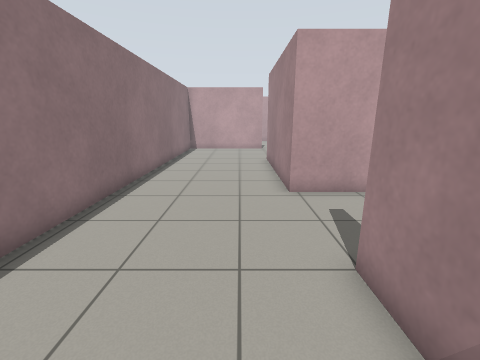
view 1 (above)

24 first-person views from a walk through a robot-simulator world made for Gazebo. The camera is 1.2 m above the floor, tilts 14° down and sees 90° across. The floor is counted in squares, 0.5 m on a side. Each view is taken from the middle of a square. On the plan, view 1 faces up. The plan holds only what a view shows up to about 16 squares ahead; the rest is blank.

view 2
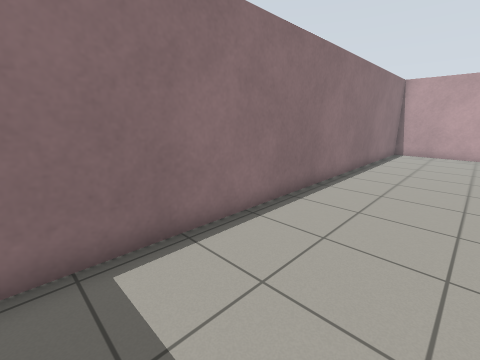

view 3
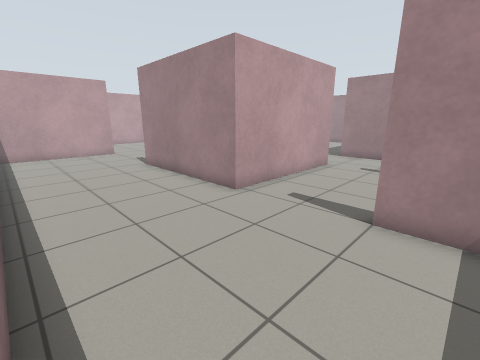

view 4
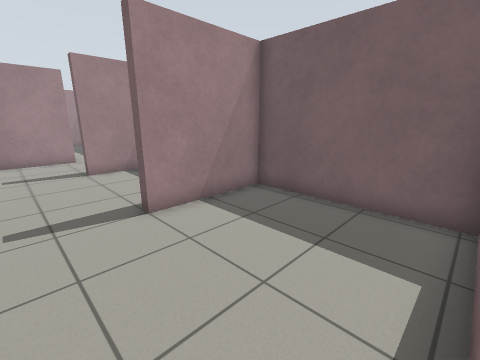

view 5
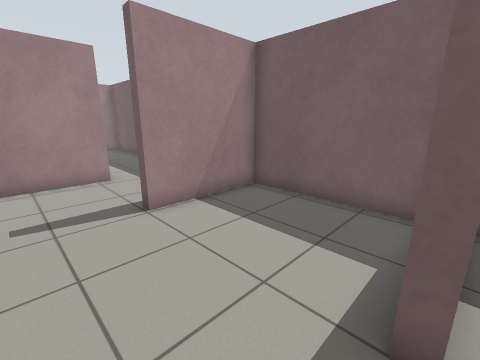

view 6
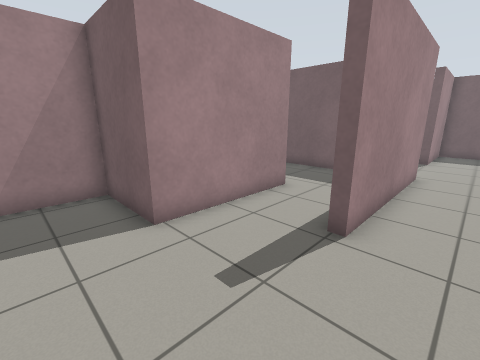

view 7
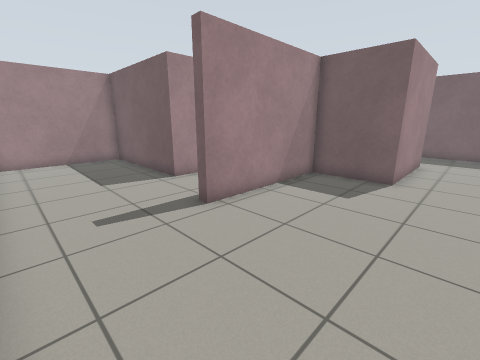

view 8
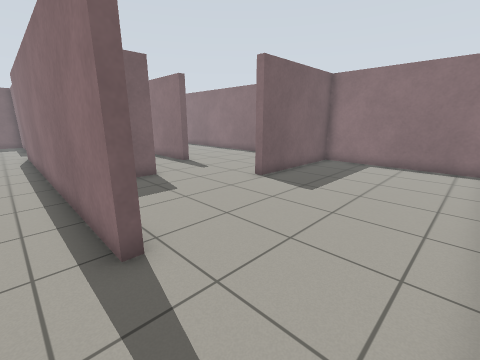

view 9
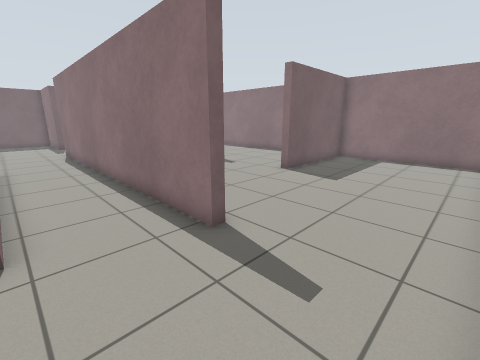

view 10
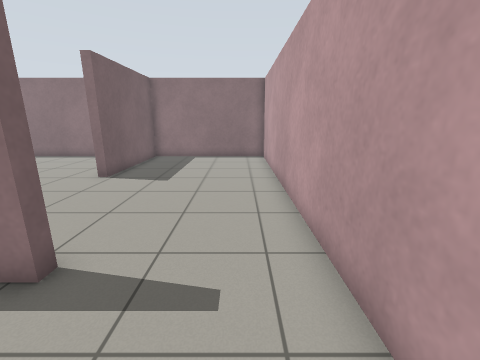

view 11
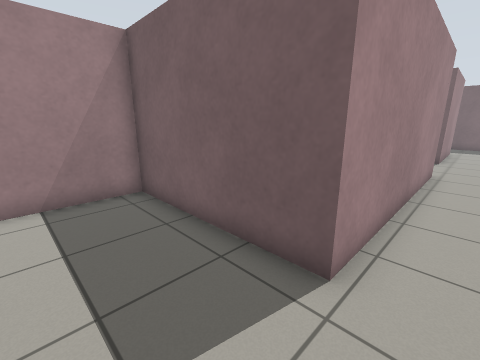

view 12
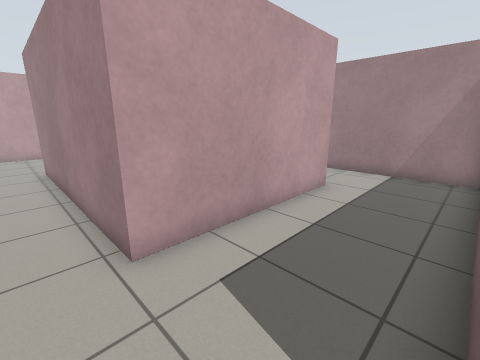

view 13
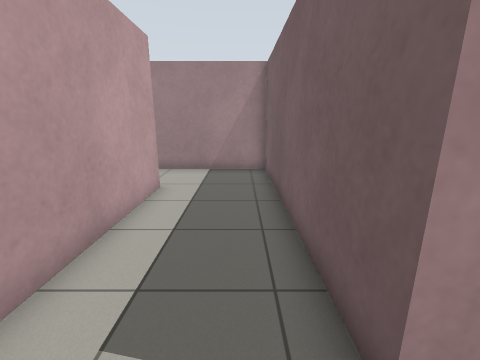

view 14
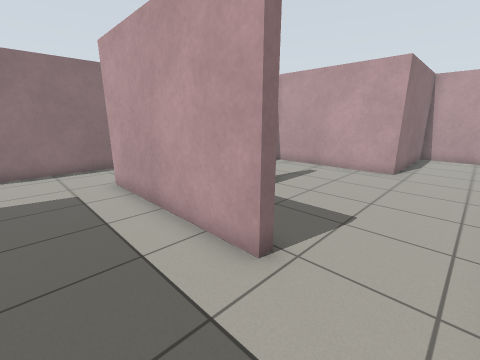

view 15
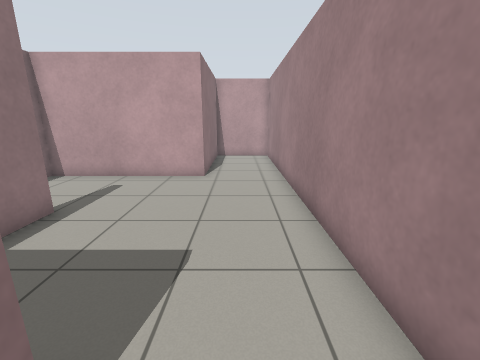

view 16
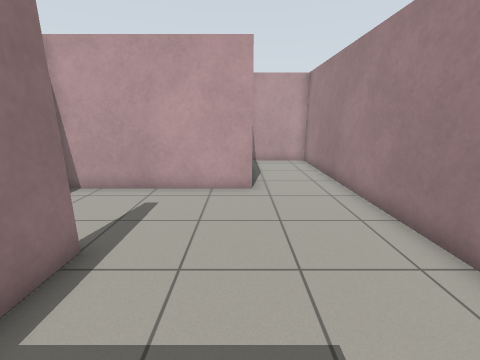

view 17
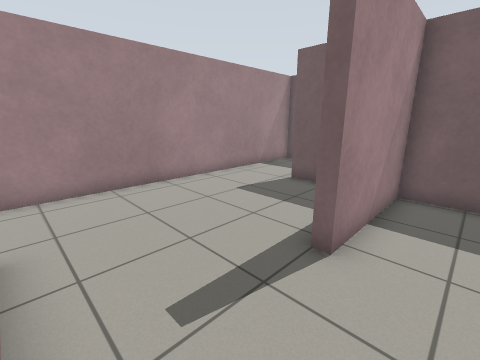

view 18
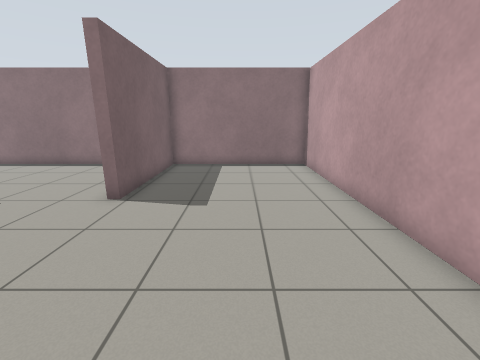

view 19
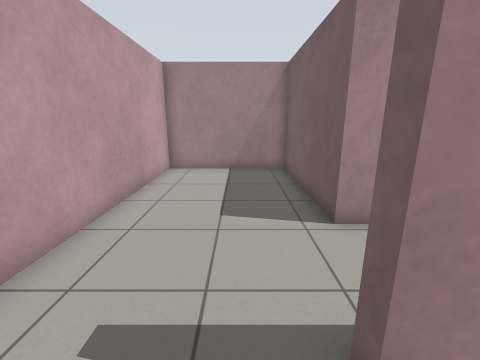

view 20
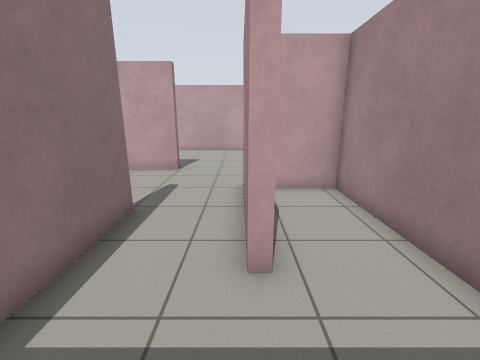

view 21
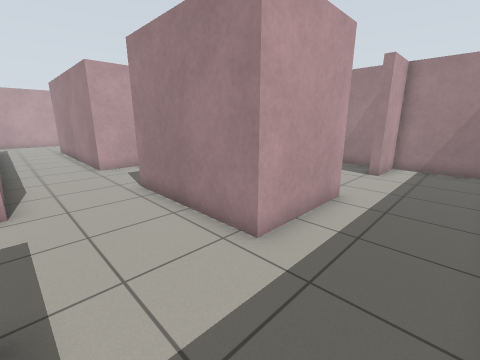

view 22
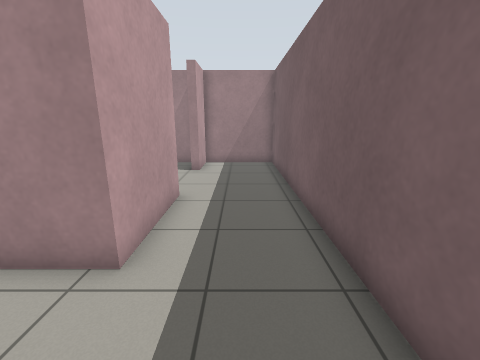

view 23
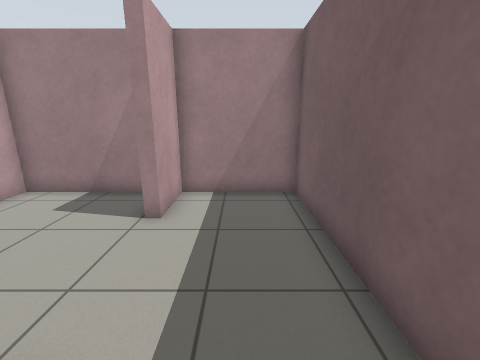

view 24
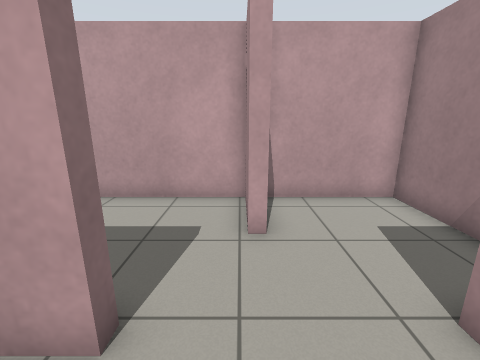

### Floor plan
Points are (right, up) in squares from view 1. A wall is a line through its corners. A room is listed if a view was taken in it or the views show most of it. See-through windows are left out.
Room 1 (views 1, 2, 3, 4, 6)
walls: (1.7, 7.9) (1.7, 15.2) (2.1, 15.2) (2.1, 11.5); (2.9, 8.3) (4.4, 8.3); (5.1, 12.4) (5.1, 17.7); (-4.3, 20.4) (-4.3, 0.6); (0.4, 20.9) (-4.1, 20.9); (-4.4, -0.9) (1.9, -0.9) (1.9, 3.5)
ways out: opening at (2, 5.5) to room 2; opening at (2.5, 18.8) to room 3; opening at (5, 10.5) to room 7
Room 2 (view 5)
walls: (1.9, 3.5) (2.4, 3.5); (7.6, 7.9) (1.7, 7.9); (2.8, -0.9) (8.1, -0.9) (8.1, 3.5)
ways out: opening at (2, 5.5) to room 1; opening at (8, 5.5) to room 4
Room 3 (views 7, 19)
walls: (5.1, 17.7) (8.4, 17.7) (8.4, 23.9); (8.6, 28.6) (-4.3, 28.6) (-4.3, 21.3) (1.9, 21.3) (1.9, 20.9) (0.4, 20.9)
ways out: opening at (2.5, 18.8) to room 1; opening at (9, 26) to room 4
Room 4 (views 8, 9, 10, 11, 12, 13, 14, 15, 18)
walls: (8.4, 23.9) (8.8, 23.9) (8.8, 7.9) (7.6, 7.9); (19.5, 12.9) (12.3, 12.9) (12.3, 22.8) (19, 22.8) (19, 28.6) (8.6, 28.6); (12.5, 3) (12.5, 8.7) (22.9, 8.7) (22.9, 12.4); (8.1, 3.5) (8.6, 3.5)
ways out: opening at (8, 5.5) to room 2; opening at (9, 26) to room 3; opening at (21, 13) to room 5; opening at (10.5, 3) to room 8
Room 5 (view 16)
walls: (15.6, 18) (16, 18) (16, 16.5); (18.4, 13.3) (19.5, 13.3) (19.5, 12.9); (22.9, 12.4) (22.9, 28.6) (19.5, 28.6) (19.5, 22.4) (15.6, 22.4)
ways out: opening at (21, 13) to room 4; opening at (16, 20.5) to room 6
Room 6 (view 17)
walls: (15.6, 22.4) (12.6, 22.4); (13.8, 13.3) (15.6, 13.3) (15.6, 18)
ways out: opening at (16, 20.5) to room 5
Room 7 (view 20)
walls: (5.6, 12.4) (5.1, 12.4); (8.4, 12) (8.4, 17.3) (6.2, 17.3); (4.4, 8.3) (7.9, 8.3)
ways out: opening at (5, 10.5) to room 1
Room 8 (views 21, 22, 23, 24)
walls: (16.5, 3.5) (16.5, 3) (12.5, 3); (10.4, -0.9) (22.9, -0.9) (22.9, 3) (20.6, 3) (20.6, 3.5)
ways out: opening at (10.5, 3) to room 4; opening at (18.5, 3) to room 9
Room 9 (no view inside)
walls: (18.6, 5.8) (18.2, 5.8); (22.9, 3.8) (22.9, 8.3) (18.9, 8.3)
ways out: opening at (18.5, 3) to room 8; opening at (17, 4.5) to room 10
Room 10 (no view inside)
walls: (18.2, 5.8) (18.2, 8.3) (13.5, 8.3)
ways out: opening at (17, 4.5) to room 9

Where each view was taken, in squares from view 1:
view 1: 0 up, 0 right, facing up
view 2: 1 up, 0 right, facing up-left
view 3: 2 up, 4 left, facing up-right
view 4: 6 up, 4 left, facing down-right
view 5: 6 up, 2 right, facing down-right
view 6: 20 up, 0 right, facing down-right
view 7: 28 up, 3 right, facing down-right
view 8: 28 up, 10 right, facing down-left
view 9: 28 up, 12 right, facing down-left
view 10: 27 up, 12 right, facing left
view 11: 26 up, 11 right, facing down-right
view 12: 9 up, 11 right, facing up-right
view 13: 10 up, 11 right, facing right
view 14: 10 up, 22 right, facing up-left
view 15: 12 up, 21 right, facing up
view 16: 14 up, 19 right, facing up
view 17: 22 up, 14 right, facing down-right
view 18: 25 up, 9 right, facing left
view 19: 25 up, 7 right, facing right
view 20: 9 up, 5 right, facing up
view 21: 0 up, 9 right, facing up-right
view 22: 1 up, 9 right, facing right
view 23: 1 up, 15 right, facing right
view 24: 1 up, 18 right, facing up
